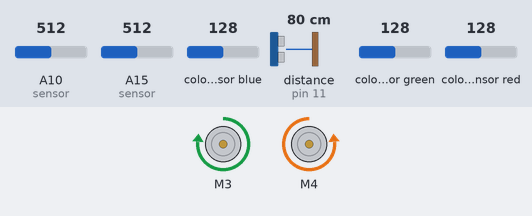
The sketch below on a simulated Arduino Mega 2560, built with avr-gcc and run on an emulated ATmega2560. Shown: 2 × DC motor (green arrow = forward, orange = backward, longer = faster). Wiring (inferred from the names in the program): 2 × TCS3200 colour sensor: output pin 27, S2 pin 31, S3 pin 29, S0 pin 26, S1 pin 28 / output pin 39, S2 pin 34, S3 pin 37, S0 pin 40, S1 pin 41; ultrasonic range finder: trigger pin 10; echo pin 11. Inputs (shaded band) come from the test bench; at power-on: colour sensor green 128, A10 (sensor) = 512, A15 (sensor) = 512, colour sensor blue 128, distance to the obstacle (sensor on pin 11) 80 cm, colour sensor red 128. The echo pulse lasts 58.3 µs per cm.

Above: at 0.1 s.
1.3 s: colour sensor green set to 250
At 3.4 s:
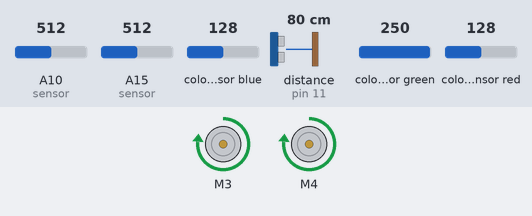
Timing chart, 0 to 4.9 s (numbered marks = the images above; inputs shaded):
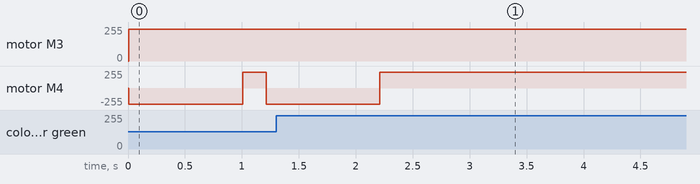

The sketch:

DoisSensoresComVerdeUltrasonico.ino
```cpp
#include <AFMotor.h>
#include <HCSR04.h>

AF_DCMotor  motorEsquerdo(3); // 3 é Esquerdo
AF_DCMotor  motorDireito(4); // 4 é Direito

// Pinos de conexão do primeiro sensor TCS320
const int s0_1 = 26;
const int s1_1 = 28;
const int s2_1 = 31;
const int s3_1 = 29;
const int out_1 = 27;

// Pinos de conexão do segundo sensor TCS320
const int s0_2 = 40;
const int s1_2 = 41;
const int s2_2 = 34;
const int s3_2 = 37;
const int out_2 = 39;

// Pinos de conexão do sensor ultrassônico
const int triggerPin = 10;  // Pino de trigger do sensor ultrassônico
const int echoPin = 11;     // Pino de echo do sensor ultrassônico

int corVerdeS1;
int corVermelhoS1;
int corAzulS1;

int corVerdeS2;
int corVermelhoS2;
int corAzulS2;

long duration;              // Variável para armazenar a duração do pulso ultrassônico
int distance;               // Variável para armazenar a distância medida pelo sensor

void setup() {
  // Setar a velocidade inicial do motor
  motorEsquerdo.setSpeed(240); // Motor Esquerdo
  motorDireito.setSpeed(240); // Motor Direita
  Serial.begin(9600); // Chama o Monitor Serial
  pinMode(2, INPUT);

  pinMode(s0_1, OUTPUT);
  pinMode(s1_1, OUTPUT);
  pinMode(s2_1, OUTPUT);
  pinMode(s3_1, OUTPUT);
  pinMode(out_1, INPUT);

  pinMode(s0_2, OUTPUT);
  pinMode(s1_2, OUTPUT);
  pinMode(s2_2, OUTPUT);
  pinMode(s3_2, OUTPUT);
  pinMode(out_2, INPUT);

  pinMode(triggerPin, OUTPUT);
  pinMode(echoPin, INPUT);

  digitalWrite(s0_1, HIGH);
  digitalWrite(s1_1, LOW);

  digitalWrite(s0_2, HIGH);
  digitalWrite(s1_2, LOW);
}

void loop() {
  color();

  int distancia = medirDistancia();

  if (corVermelhoS1 > 25 && corAzulS1 > 28 && corVerdeS1 > 22) {
    direitaVerde();
  } else if (corVermelhoS2 > 110 && corAzulS2 > 95 && corVerdeS2 > 100) {
    esquerdaVerde();
  } else if (corVermelhoS1 > 25 && corAzulS1 > 28 && corVerdeS1 > 22 && corVermelhoS2 > 110 && corAzulS2 > 95 && corVerdeS2 > 100) {
    becoVerde();
  } else if (distancia < 10) {
    // Realize uma ação quando a distância for menor que 10 cm
    // Por exemplo, pare o motor ou mude a direção
  } else {
    seguidorDeLinha();
  }
}

void color() {
  digitalWrite(s2_1, LOW);
  digitalWrite(s3_1, LOW);
  corVermelhoS1 = pulseIn(out_1, digitalRead(out_1) == HIGH ? LOW : HIGH);
  digitalWrite(s3_1, HIGH);
  corAzulS1 = pulseIn(out_1, digitalRead(out_1) == HIGH ? LOW : HIGH);
  digitalWrite(s2_1, HIGH);
  corVerdeS1 = pulseIn(out_1, digitalRead(out_1) == HIGH ? LOW : HIGH);

  digitalWrite(s2_2, LOW);
  digitalWrite(s3_2, LOW);
  corVermelhoS2 = pulseIn(out_2, digitalRead(out_2) == HIGH ? LOW : HIGH);
  digitalWrite(s3_2, HIGH);
  corAzulS2 = pulseIn(out_2, digitalRead(out_2) == HIGH ? LOW : HIGH);
  digitalWrite(s2_2, HIGH);
  corVerdeS2 = pulseIn(out_2, digitalRead(out_2) == HIGH ? LOW : HIGH);
}

int medirDistancia() {
  digitalWrite(triggerPin, LOW);
  delayMicroseconds(2);
  digitalWrite(triggerPin, HIGH);
  delayMicroseconds(10);
  digitalWrite(triggerPin, LOW);

  duration = pulseIn(echoPin, HIGH);
  distance = duration * 0.034 / 2;  // Calcula a distância em centímetros

  return distance;
}

void seguidorDeLinha() {
  int leftSensor = analogRead(A15); //sensor esquerdo
  int rightSensor = analogRead(A10); //sensor direito
  int valorSensor = 200;
  int valorSensorEsq = 100;
  if (leftSensor < valorSensorEsq && rightSensor < valorSensor) { // Seguidor de Linha
    motorEsquerdo.run(FORWARD);
    motorDireito.run(FORWARD);
  } else if (leftSensor > valorSensorEsq && rightSensor < valorSensor) { //
    motorEsquerdo.run(BACKWARD);
    motorDireito.run(FORWARD);
  } else if (leftSensor < valorSensorEsq && rightSensor > valorSensor) {
    motorEsquerdo.run(FORWARD);
    motorDireito.run(BACKWARD);
  } else if (leftSensor > valorSensorEsq && rightSensor > valorSensor) {
    motorEsquerdo.run(FORWARD);
    motorDireito.run(FORWARD);
  } else {
    motorEsquerdo.run(RELEASE);
    motorDireito.run(RELEASE);
  }
}

void direitaVerde() {
  int leftSensor = analogRead(A15); //sensor esquerdo
  int rightSensor = analogRead(A10); //sensor direito
  int valorSensor = 200;
  int valorSensorEsq = 100;
  motorEsquerdo.run(FORWARD);
  motorDireito.run(BACKWARD);
  delay(1000);
  motorEsquerdo.run(FORWARD);
  motorDireito.run(FORWARD);
  delay(200);
}

void esquerdaVerde() {
  int leftSensor = analogRead(A15); //sensor esquerdo
  int rightSensor = analogRead(A10); //sensor direito
  int valorSensor = 200;
  int valorSensorEsq = 100;
  motorEsquerdo.setSpeed(255);
  motorEsquerdo.run(BACKWARD);
  motorDireito.run(FORWARD);
  delay(1100);
  motorEsquerdo.run(FORWARD);
  motorDireito.run(FORWARD);
  delay(200);
}

void becoVerde() {
  int leftSensor = analogRead(A15); //sensor esquerdo
  int rightSensor = analogRead(A10); //sensor direito
  int valorSensor = 200;
  int valorSensorEsq = 100;
  motorEsquerdo.run(FORWARD);
  motorDireito.run(BACKWARD);
  delay(4000);
  motorEsquerdo.run(FORWARD);
  motorDireito.run(FORWARD);
  delay(200);
}
```

Measured:
- after the input at 1.3 s, motor M4: goes on until 2.2 s, then stays forward 240/255
